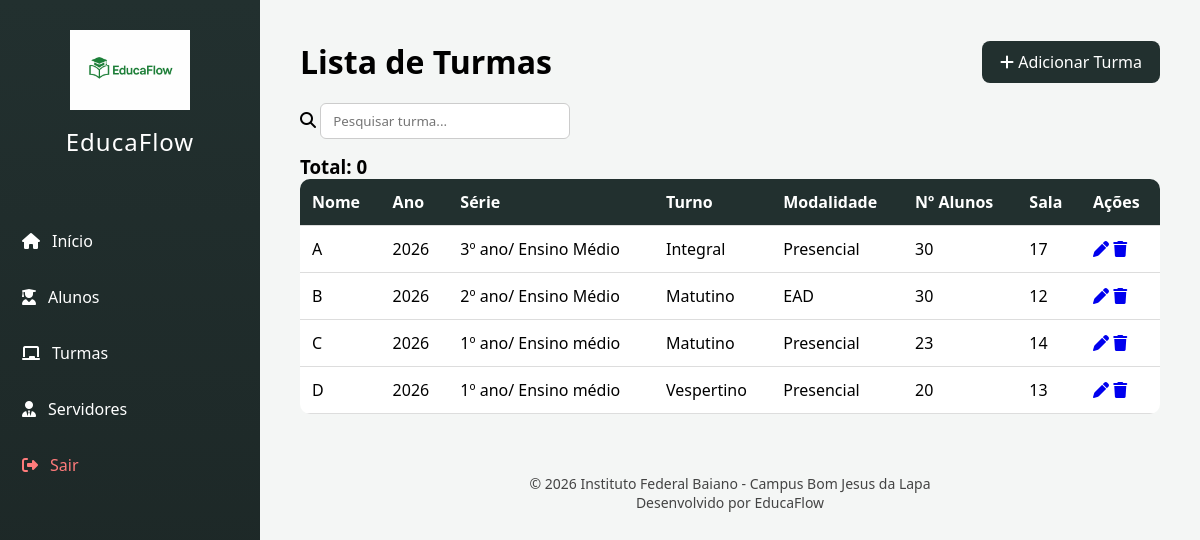
/turmas, run on an earlier commit of the app's database.
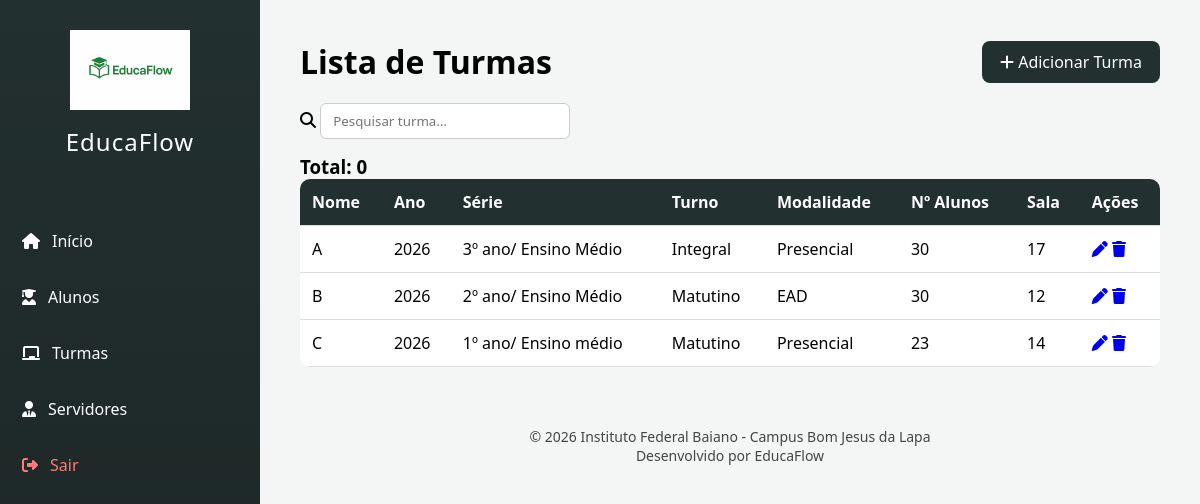
And on a later commit of the database.
### tables this page shows
CREATE TABLE turmas (
            id INTEGER PRIMARY KEY AUTOINCREMENT,
            nome TEXT,
            ano_letivo INTEGER,
            serie_etapa TEXT,
            turno TEXT,
            modalidade TEXT,
            numero_alunos INTEGER,
            professor_regente TEXT,
            numero_sala INTEGER
        );

### main.py (the view)
@app.route("/turmas")
def listar_turmas():
    conn = conectar()
    turmas = conn.execute("SELECT * FROM turmas").fetchall()
    conn.close()
    return render_template("turmas.html", turmas=turmas)

### main.py (called while the page is built)
def conectar():
    conn = sqlite3.connect("database.db")
    conn.row_factory = sqlite3.Row
    return conn

### templates/turmas.html (shortened to what this page needs)
<!DOCTYPE html>
<html lang="pt-br">
<head>
    <link rel="stylesheet" href="{{ url_for('static', filename='turmas.css') }}">
    <link rel="stylesheet" href="https://cdnjs.cloudflare.com/ajax/libs/font-awesome/6.4.0/css/all.min.css">
</head>
<body>
<aside class="sidebar">
    <div class="logo-area">
        <img src="{{ url_for('static', filename='Logo EducaFlow em verde.png') }}" alt="Logo">
        <h2>EducaFlow</h2>
    </div>
    <nav>
        <a href="/" class="menu-item"><i class="fa-solid fa-house"></i> Início</a>
        <a href="/alunos.html" class="menu-item"><i class="fa-solid fa-user-graduate"></i> Alunos</a>
        <a href="/turmas" class="menu-item"><i class="fa-solid fa-chalkboard"></i> Turmas</a>
        <a href="/servidores.html" class="menu-item"><i class="fa-solid fa-user-tie"></i> Servidores</a>
        <a href="/login.html" class="menu-item sair"><i class="fa-solid fa-right-from-bracket"></i> Sair</a>
    </nav>
</aside>
<div class="conteudo">
    <div class="topo">
        <h1>Lista de Turmas</h1>
        <a href="/cadastrar_turma" class="btn-add">
            <i class="fa-solid fa-plus"></i> Adicionar Turma
        </a>
    </div>
    <div class="barra-pesquisa">
        <i class="fa-solid fa-magnifying-glass"></i>
        <input type="text" id="buscar" placeholder="Pesquisar turma...">
    </div>
    <h3>Total: <span id="totalTurmas">0</span></h3>
    <table class="tabela">
    <thead>
        <tr>
            <th>Nome</th>
            <th>Ano</th>
            <th>Série</th>
            <th>Turno</th>
            <th>Modalidade</th>
            <th>Nº Alunos</th>
            <th>Sala</th>
            <th>Ações</th>
        </tr>
    </thead>
    <tbody id="listaTurmas">
        {% for turma in turmas %}
        <tr>
            <td>{{ turma.nome }}</td>
            <td>{{ turma.ano_letivo }}</td>
            <td>{{ turma.serie_etapa }}</td>
            <td>{{ turma.turno }}</td>
            <td>{{ turma.modalidade }}</td>
            <td>{{ turma.numero_alunos }}</td>
            <td>{{ turma.numero_sala }}</td>
            <td>
                <a href="/editar_turma/{{ turma.id }}"><i class="fa-solid fa-pen"></i></a>
                <a href="/deletar_turma/{{ turma.id }}" class="btn-deletar"> <i class="fa-solid fa-trash"></i></a>
            </td>
        </tr>
        {% endfor %}
    </tbody>
</table>
</div>
<footer class="rodape">
    © <span id="anoAtual"></span> Instituto Federal Baiano - Campus Bom Jesus da Lapa <br>
    Desenvolvido por EducaFlow
</footer>
</body>
</html>

### static/turmas.css (style rules this page uses)
* { margin: 0; padding: 0; box-sizing: border-box; font-family: 'Segoe UI', sans-serif; }
body { background-color: #f4f6f5; }
.sidebar { width: 260px; height: 100vh; background: linear-gradient(180deg, #22302f, #1b2524); position: fixed; padding: 30px 10px; display: flex; flex-direction: column; }
.logo-area { text-align: center; margin-bottom: 50px; }
.logo-area img { width: 120px; margin-bottom: 10px; }
.logo-area h2 { color: white; font-weight: 500; letter-spacing: 1px; }
.menu-item { color: white; text-decoration: none; margin: 10px 0; display: flex; align-items: center; gap: 12px; padding: 12px; border-radius: 8px; transition: 0.3s; }
.sair { margin-top: auto; color: #ff7b7b; }
.conteudo { margin-left: 260px; padding: 40px; }
.topo { display: flex; justify-content: space-between; align-items: center; margin-bottom: 20px; }
.btn-add { background-color: #22302f; color: white; padding: 10px 18px; border-radius: 8px; text-decoration: none; transition: 0.3s; }
.barra-pesquisa { margin-bottom: 15px; }
.barra-pesquisa input { padding: 8px 12px; width: 250px; border-radius: 6px; border: 1px solid #ccc; }
.tabela { width: 100%; border-collapse: collapse; background: white; border-radius: 10px; overflow: hidden; }
.tabela thead { background-color: #22302f; color: white; }
.tabela th, .tabela td { padding: 12px; text-align: left; }
.tabela tr { border-bottom: 1px solid #ddd; }
.rodape { text-align: center; padding: 20px; margin-left: 260px; font-size: 14px; color: #444; }

What changed in the data, as far as the page shows it:
removed turmas: nome "D", ano_letivo "2026", serie_etapa "1º ano/ Ensino médio", turno "Vespertino", modalidade "Presencial", numero_alunos "20", numero_sala "13"
